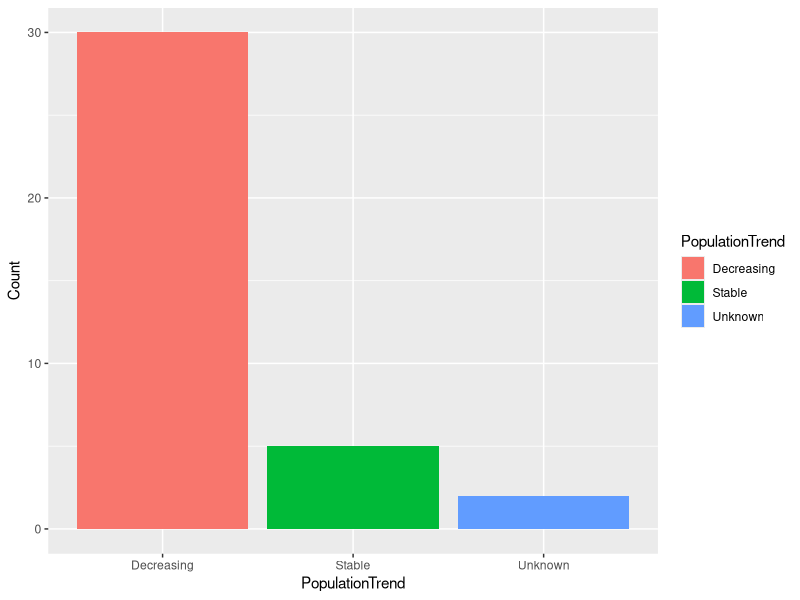
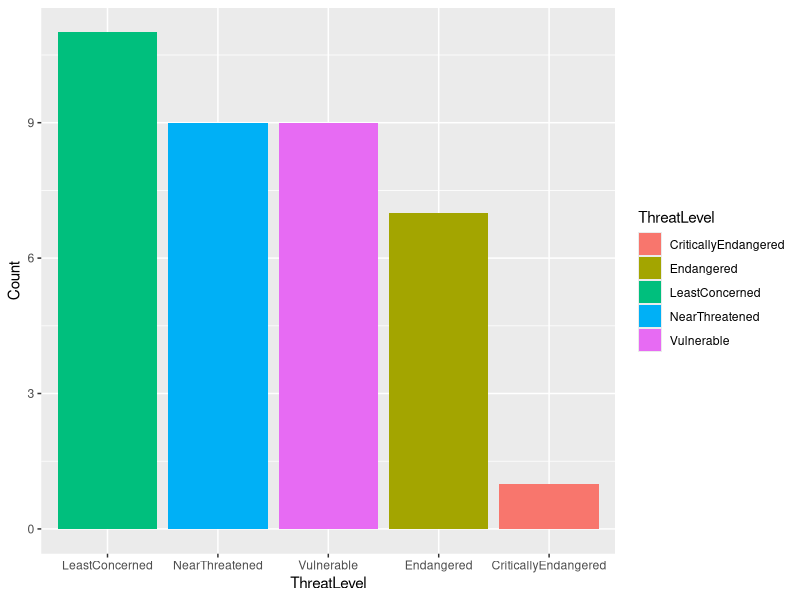

The R source for these figures, in order:
#define read.table for population trend count
df <- read.table(text='Count    PopulationTrend
2  Unknown 
5 Stable
30  Decreasing', header=TRUE)

library("ggplot2")
#plot population trend onto a bar graph
ggplot(data=df, aes(x=PopulationTrend, y=Count)) + 
  geom_bar(aes(fill=PopulationTrend), stat="identity")

#define read.table for threatlevel count 
df <- read.table(text='Count    ThreatLevel
9  Vulnerable
7 Endangered
1 CriticallyEndangered
9 NearThreatened
11  LeastConcerned', header=TRUE)

library("ggplot2")
#order x axis values
ThreatLevel <- c("LeastConcerned", "NearThreatened", "Vulnerable", "Endangered", "CriticallyEndangered")
#plot threatlevel trend onto bar graph
ggplot(data=df, aes(x = ThreatLevel, y=Count)) + 
  scale_x_discrete(limits = ThreatLevel) + 
  geom_bar(aes(fill=ThreatLevel), stat="identity")
